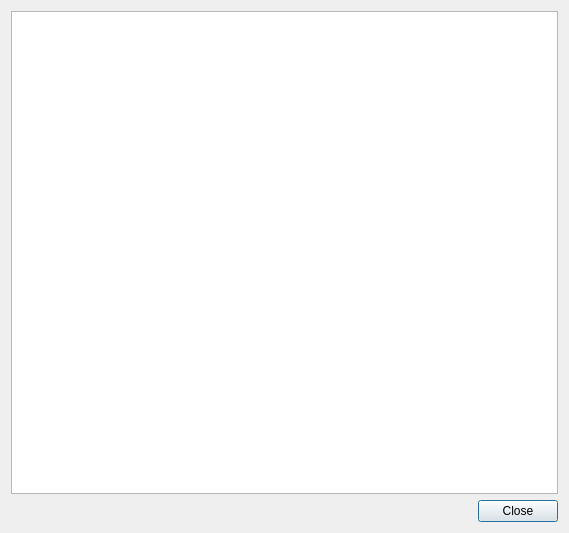
<?xml version="1.0" encoding="UTF-8"?>
<ui version="4.0">
 <class>CLogViewer</class>
 <widget class="QDialog" name="CLogViewer">
  <property name="geometry">
   <rect>
    <x>0</x>
    <y>0</y>
    <width>569</width>
    <height>533</height>
   </rect>
  </property>
  <property name="windowTitle">
   <string>Log viewer</string>
  </property>
  <layout class="QVBoxLayout" name="verticalLayout">
   <item>
    <widget class="QPlainTextEdit" name="_logText">
     <property name="undoRedoEnabled">
      <bool>false</bool>
     </property>
     <property name="lineWrapMode">
      <enum>QPlainTextEdit::NoWrap</enum>
     </property>
     <property name="readOnly">
      <bool>true</bool>
     </property>
     <property name="plainText">
      <string notr="true"/>
     </property>
    </widget>
   </item>
   <item>
    <widget class="QDialogButtonBox" name="buttonBox">
     <property name="orientation">
      <enum>Qt::Horizontal</enum>
     </property>
     <property name="standardButtons">
      <set>QDialogButtonBox::Close</set>
     </property>
    </widget>
   </item>
  </layout>
 </widget>
 <resources/>
 <connections>
  <connection>
   <sender>buttonBox</sender>
   <signal>accepted()</signal>
   <receiver>CLogViewer</receiver>
   <slot>accept()</slot>
   <hints>
    <hint type="sourcelabel">
     <x>248</x>
     <y>254</y>
    </hint>
    <hint type="destinationlabel">
     <x>157</x>
     <y>274</y>
    </hint>
   </hints>
  </connection>
  <connection>
   <sender>buttonBox</sender>
   <signal>rejected()</signal>
   <receiver>CLogViewer</receiver>
   <slot>reject()</slot>
   <hints>
    <hint type="sourcelabel">
     <x>316</x>
     <y>260</y>
    </hint>
    <hint type="destinationlabel">
     <x>286</x>
     <y>274</y>
    </hint>
   </hints>
  </connection>
 </connections>
</ui>
